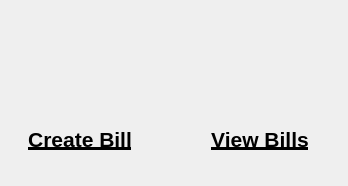
<?xml version="1.0" encoding="UTF-8"?>
<ui version="4.0">
 <class>billsDialog</class>
 <widget class="QDialog" name="billsDialog">
  <property name="geometry">
   <rect>
    <x>0</x>
    <y>0</y>
    <width>348</width>
    <height>186</height>
   </rect>
  </property>
  <property name="windowTitle">
   <string>Bills</string>
  </property>
  <widget class="QPushButton" name="createBill">
   <property name="geometry">
    <rect>
     <x>30</x>
     <y>10</y>
     <width>120</width>
     <height>120</height>
    </rect>
   </property>
   <property name="maximumSize">
    <size>
     <width>120</width>
     <height>120</height>
    </size>
   </property>
   <property name="styleSheet">
    <string notr="true">border:none;</string>
   </property>
   <property name="text">
    <string/>
   </property>
   <property name="icon">
    <iconset>
     <normaloff>../../Images/write_bill.png</normaloff>../../Images/write_bill.png</iconset>
   </property>
   <property name="iconSize">
    <size>
     <width>100</width>
     <height>100</height>
    </size>
   </property>
  </widget>
  <widget class="QPushButton" name="viewBills">
   <property name="geometry">
    <rect>
     <x>210</x>
     <y>10</y>
     <width>120</width>
     <height>120</height>
    </rect>
   </property>
   <property name="maximumSize">
    <size>
     <width>120</width>
     <height>120</height>
    </size>
   </property>
   <property name="styleSheet">
    <string notr="true">border:none;</string>
   </property>
   <property name="text">
    <string/>
   </property>
   <property name="icon">
    <iconset>
     <normaloff>../../Images/search_prescription.png</normaloff>../../Images/search_prescription.png</iconset>
   </property>
   <property name="iconSize">
    <size>
     <width>100</width>
     <height>100</height>
    </size>
   </property>
  </widget>
  <widget class="QLabel" name="createBillLabel">
   <property name="geometry">
    <rect>
     <x>-10</x>
     <y>120</y>
     <width>180</width>
     <height>40</height>
    </rect>
   </property>
   <property name="minimumSize">
    <size>
     <width>180</width>
     <height>40</height>
    </size>
   </property>
   <property name="maximumSize">
    <size>
     <width>180</width>
     <height>40</height>
    </size>
   </property>
   <property name="text">
    <string>&lt;html&gt;&lt;head/&gt;&lt;body&gt;&lt;p&gt;&lt;span style=&quot; font-size:16pt; font-weight:600; text-decoration: underline;&quot;&gt;Create Bill&lt;/span&gt;&lt;/p&gt;&lt;/body&gt;&lt;/html&gt;</string>
   </property>
   <property name="alignment">
    <set>Qt::AlignCenter</set>
   </property>
  </widget>
  <widget class="QLabel" name="viewBillsLabel">
   <property name="geometry">
    <rect>
     <x>170</x>
     <y>120</y>
     <width>180</width>
     <height>40</height>
    </rect>
   </property>
   <property name="minimumSize">
    <size>
     <width>180</width>
     <height>40</height>
    </size>
   </property>
   <property name="maximumSize">
    <size>
     <width>180</width>
     <height>40</height>
    </size>
   </property>
   <property name="text">
    <string>&lt;html&gt;&lt;head/&gt;&lt;body&gt;&lt;p&gt;&lt;span style=&quot; font-size:16pt; font-weight:600; text-decoration: underline;&quot;&gt;View Bills&lt;/span&gt;&lt;/p&gt;&lt;/body&gt;&lt;/html&gt;</string>
   </property>
   <property name="alignment">
    <set>Qt::AlignCenter</set>
   </property>
  </widget>
 </widget>
 <resources/>
 <connections/>
</ui>
